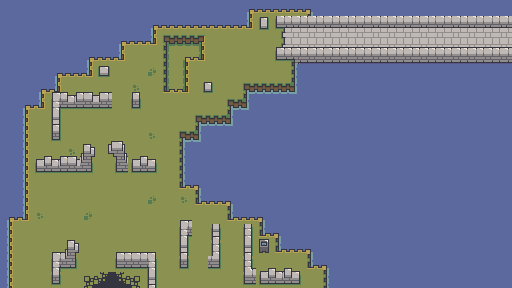

Tiled map render using the project's own tile images. Description and the whole map definition, tile-layer contents included, below:
An orthogonal 32x18 tile map with 16x16 px tiles, 4 tile layers (water, floor, bridge, xallE1), 4 tilesets and 2 objects.

<map version="1.10" tiledversion="1.11.2" orientation="orthogonal" renderorder="right-down" width="32" height="18" tilewidth="16" tileheight="16" infinite="0" nextlayerid="10" nextobjectid="3">
 <tileset firstgid="1" source="../../assets/tileset/forest/forest_.tsx" />
 <tileset firstgid="199" source="../../assets/tileset/forest/forest_ [bridgeHorizontal].tsx" />
 <tileset firstgid="271" source="../../assets/tileset/forest/forest_ [fencesAndWalls].tsx" />
 <tileset firstgid="451" source="../../assets/tileset/house/forestVillageObjects_.tsx" />
 <group id="2" name="Water">
  <layer id="1" name="water" width="32" height="18">
   <data encoding="csv">
159,159,159,159,159,159,159,159,159,159,159,159,159,159,159,159,0,0,0,0,159,159,159,159,159,159,159,159,159,159,159,159,
159,159,159,159,159,159,159,159,159,159,0,0,0,0,0,0,0,0,0,0,159,159,159,159,159,159,159,159,159,159,159,159,
159,159,159,159,159,159,159,0,0,0,0,0,0,0,0,0,0,0,0,0,159,159,159,159,159,159,159,159,159,159,159,159,
159,159,159,159,159,159,0,0,0,0,0,0,0,0,0,0,0,0,0,159,159,159,159,159,159,159,159,159,159,159,159,159,
159,159,159,0,0,0,0,0,0,0,0,0,0,0,0,0,0,0,0,159,159,159,159,159,159,159,159,159,159,159,159,159,
159,159,0,0,0,0,0,0,0,0,0,0,0,0,0,0,0,0,0,159,159,159,159,159,159,159,159,159,159,159,159,159,
159,159,0,0,0,0,0,0,0,0,0,0,0,0,0,0,159,159,159,159,159,159,159,159,159,159,159,159,159,159,159,159,
159,159,0,0,0,0,0,0,0,0,0,0,0,0,0,159,159,159,159,159,159,159,159,159,159,159,159,159,159,159,159,159,
159,159,0,0,0,0,0,0,0,0,0,0,0,159,159,159,159,159,159,159,159,159,159,159,159,159,159,159,159,159,159,159,
159,159,0,0,0,0,0,0,0,0,0,0,159,159,159,159,159,159,159,159,159,159,159,159,159,159,159,159,159,159,159,159,
159,0,0,0,0,0,0,0,0,0,0,0,159,159,159,159,159,159,159,159,159,159,159,159,159,159,159,159,159,159,159,159,
159,0,0,0,0,0,0,0,0,0,0,0,159,159,159,159,159,159,159,159,159,159,159,159,159,159,159,159,159,159,159,159,
159,0,0,0,0,0,0,0,0,0,0,0,0,0,159,159,159,159,159,159,159,159,159,159,159,159,159,159,159,159,159,159,
0,0,0,0,0,0,0,0,0,0,0,0,0,0,0,0,0,159,159,159,159,159,159,159,159,159,159,159,159,159,159,159,
0,0,0,0,0,0,0,0,0,0,0,0,0,0,0,0,0,159,159,159,159,159,159,159,159,159,159,159,159,159,159,159,
0,0,0,0,0,0,0,0,0,0,0,0,0,0,0,0,0,0,159,159,159,159,159,159,159,159,159,159,159,159,159,159,
0,0,0,0,0,0,0,0,0,0,0,0,0,0,0,0,0,0,0,159,159,159,159,159,159,159,159,159,159,159,159,159,
0,0,0,0,0,0,0,0,0,0,0,0,0,0,0,0,0,0,0,0,0,159,159,159,159,159,159,159,159,159,159,159
</data>
  </layer>
 </group>
 <group id="3" name="Floor" />
 <group id="8" name="ElevationE1">
  <layer id="4" name="floor" width="32" height="18">
   <data encoding="csv">
0,0,0,0,0,0,0,0,0,0,0,0,0,0,0,112,113,113,113,114,0,0,0,0,0,0,0,0,0,0,0,0,
0,0,0,0,0,0,0,0,0,112,113,113,113,113,113,138,47,47,47,136,0,0,0,0,0,0,0,0,0,0,0,0,
0,0,0,0,0,0,0,112,113,138,29,91,30,47,47,47,47,47,115,158,0,0,0,0,0,0,0,0,0,0,0,0,
0,0,0,0,0,112,113,138,47,47,72,24,52,47,47,47,47,47,136,0,0,0,0,0,0,0,0,0,0,0,0,0,
0,0,0,112,113,138,47,47,47,54,72,68,47,47,47,47,47,47,136,0,0,0,0,0,0,0,0,0,0,0,0,0,
0,0,112,138,47,47,47,47,31,47,51,52,47,47,47,115,157,157,158,0,0,0,0,0,0,0,0,0,0,0,0,0,
0,112,138,47,47,47,47,47,47,47,47,47,47,47,115,158,0,0,0,0,0,0,0,0,0,0,0,0,0,0,0,0,
0,134,47,47,47,47,47,47,47,47,47,47,115,157,158,0,0,0,0,0,0,0,0,0,0,0,0,0,0,0,0,0,
0,134,47,47,47,47,47,47,47,31,47,115,158,0,0,0,0,0,0,0,0,0,0,0,0,0,0,0,0,0,0,0,
0,134,47,47,31,47,47,47,47,47,47,136,0,0,0,0,0,0,0,0,0,0,0,0,0,0,0,0,0,0,0,0,
0,134,47,47,47,47,47,47,47,47,47,136,0,0,0,0,0,0,0,0,0,0,0,0,0,0,0,0,0,0,0,0,
0,134,47,47,47,47,47,47,47,47,47,137,114,0,0,0,0,0,0,0,0,0,0,0,0,0,0,0,0,0,0,0,
0,134,47,47,47,47,47,47,47,54,47,31,137,113,114,0,0,0,0,0,0,0,0,0,0,0,0,0,0,0,0,0,
112,138,31,47,47,54,47,47,47,47,47,47,47,47,137,113,114,0,0,0,0,0,0,0,0,0,0,0,0,0,0,0,
134,47,47,47,47,47,47,47,47,47,47,47,47,47,47,47,137,114,0,0,0,0,0,0,0,0,0,0,0,0,0,0,
134,47,47,47,47,47,47,47,47,47,47,47,47,47,47,47,47,137,113,114,0,0,0,0,0,0,0,0,0,0,0,0,
134,47,47,47,47,47,47,47,47,47,47,47,47,47,47,47,47,47,47,137,114,0,0,0,0,0,0,0,0,0,0,0,
134,47,47,47,47,39,65,64,41,47,47,47,47,47,47,47,47,47,47,47,136,0,0,0,0,0,0,0,0,0,0,0
</data>
  </layer>
  <layer id="5" name="bridge" width="32" height="18">
   <data encoding="csv">
0,0,0,0,0,0,0,0,0,0,0,0,0,0,0,0,0,0,0,0,0,0,0,0,0,0,0,0,0,0,0,0,
0,0,0,0,0,0,0,0,0,0,0,0,0,0,0,0,0,212,214,213,214,214,214,214,214,214,214,214,214,214,214,214,
0,0,0,0,0,0,0,0,0,0,0,0,0,0,0,0,0,224,225,225,226,226,226,226,226,226,226,226,226,226,226,226,
0,0,0,0,0,0,0,0,0,0,0,0,0,0,0,0,0,236,237,238,238,238,238,238,238,238,238,238,238,238,238,238,
0,0,0,0,0,0,0,0,0,0,0,0,0,0,0,0,0,0,0,0,0,0,0,0,0,0,0,0,0,0,0,0,
0,0,0,0,0,0,0,0,0,0,0,0,0,0,0,0,0,0,0,0,0,0,0,0,0,0,0,0,0,0,0,0,
0,0,0,0,0,0,0,0,0,0,0,0,0,0,0,0,0,0,0,0,0,0,0,0,0,0,0,0,0,0,0,0,
0,0,0,0,0,0,0,0,0,0,0,0,0,0,0,0,0,0,0,0,0,0,0,0,0,0,0,0,0,0,0,0,
0,0,0,0,0,0,0,0,0,0,0,0,0,0,0,0,0,0,0,0,0,0,0,0,0,0,0,0,0,0,0,0,
0,0,0,0,0,0,0,0,0,0,0,0,0,0,0,0,0,0,0,0,0,0,0,0,0,0,0,0,0,0,0,0,
0,0,0,0,0,0,0,0,0,0,0,0,0,0,0,0,0,0,0,0,0,0,0,0,0,0,0,0,0,0,0,0,
0,0,0,0,0,0,0,0,0,0,0,0,0,0,0,0,0,0,0,0,0,0,0,0,0,0,0,0,0,0,0,0,
0,0,0,0,0,0,0,0,0,0,0,0,0,0,0,0,0,0,0,0,0,0,0,0,0,0,0,0,0,0,0,0,
0,0,0,0,0,0,0,0,0,0,0,0,0,0,0,0,0,0,0,0,0,0,0,0,0,0,0,0,0,0,0,0,
0,0,0,0,0,0,0,0,0,0,0,0,0,0,0,0,453,0,0,0,0,0,0,0,0,0,0,0,0,0,0,0,
0,0,0,0,0,0,0,0,0,0,0,0,0,0,0,0,467,0,0,0,0,0,0,0,0,0,0,0,0,0,0,0,
0,0,0,0,0,0,0,0,0,0,0,0,0,0,0,0,0,0,0,0,0,0,0,0,0,0,0,0,0,0,0,0,
0,0,0,0,0,0,0,0,0,0,0,0,0,0,0,0,0,0,0,0,0,0,0,0,0,0,0,0,0,0,0,0
</data>
  </layer>
  <layer id="9" name="xallE1" width="32" height="18">
   <data encoding="csv">
0,0,0,0,0,0,0,0,0,0,0,0,0,0,0,0,0,0,0,0,0,0,0,0,0,0,0,0,0,0,0,0,
0,0,0,0,0,0,0,0,0,0,0,0,0,0,0,0,378,0,0,0,0,0,0,0,0,0,0,0,0,0,0,0,
0,0,0,0,0,0,0,0,0,0,0,0,0,0,0,0,0,0,0,0,0,0,0,0,0,0,0,0,0,0,0,0,
0,0,0,0,0,0,0,0,0,0,0,0,0,0,0,0,0,0,0,0,0,0,0,0,0,0,0,0,0,0,0,0,
0,0,0,0,0,0,393,0,0,0,0,0,0,0,0,0,0,0,0,0,0,0,0,0,0,0,0,0,0,0,0,0,
0,0,0,351,355,356,357,0,347,0,0,0,394,395,0,0,0,0,0,0,0,0,0,0,0,0,0,0,0,0,0,0,
0,0,0,366,370,371,372,0,362,0,0,0,0,0,0,0,0,0,0,0,0,0,0,0,0,0,0,0,0,0,0,0,
0,0,0,374,0,0,0,0,0,0,0,0,0,0,0,0,0,0,0,0,0,0,0,0,0,0,0,0,0,0,0,0,
0,0,0,407,0,387,388,389,0,0,0,0,0,0,0,0,0,0,0,0,0,0,0,0,0,0,0,0,0,0,0,0,
0,0,354,355,356,402,403,404,354,358,0,0,0,0,0,0,0,0,0,0,0,0,0,0,0,0,0,0,0,0,0,0,
0,0,369,370,371,417,418,419,369,373,0,0,0,0,0,0,0,0,0,0,0,0,0,0,0,0,0,0,0,0,0,0,
0,0,0,0,0,0,0,0,0,0,0,0,0,0,0,0,0,0,0,0,0,0,0,0,0,0,0,0,0,0,0,0,
0,0,0,0,0,0,0,0,0,0,0,0,0,0,0,0,0,0,0,0,0,0,0,0,0,0,0,0,0,0,0,0,
0,0,0,0,0,0,0,0,0,0,0,351,0,0,0,0,0,0,0,0,0,0,0,0,0,0,0,0,0,0,0,0,
0,0,0,0,387,0,0,0,0,0,0,366,0,359,0,377,0,0,0,0,0,0,0,0,0,0,0,0,0,0,0,0,
0,0,0,351,402,0,0,348,349,353,0,374,0,377,0,374,0,0,0,0,0,0,0,0,0,0,0,0,0,0,0,0,
0,0,0,366,417,0,0,363,364,368,0,362,0,428,0,408,354,355,358,0,0,0,0,0,0,0,0,0,0,0,0,0,
0,0,0,362,0,0,0,0,0,374,0,0,0,0,0,423,369,370,373,0,0,0,0,0,0,0,0,0,0,0,0,0
</data>
  </layer>
 </group>
 <group id="6" name="zone">
  <objectgroup id="7" name="doors">
   <object id="1" x="507.5" y="27.875" width="4.25" height="19">
    <properties>
     <property name="facing" propertytype="FacingDirection" value="EAST" />
     <property name="toDoorId" type="int" value="2" />
     <property name="toRoomName" value="forestWorld5" />
    </properties>
   </object>
   <object id="2" x="12.5" y="282" width="309.5" height="5.5">
    <properties>
     <property name="facing" propertytype="FacingDirection" value="SOUTH" />
     <property name="toDoorId" type="int" value="3" />
     <property name="toRoomName" value="forestWorld3" />
    </properties>
   </object>
  </objectgroup>
 </group>
</map>
